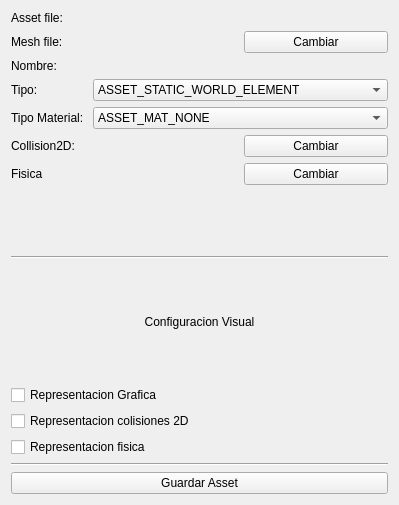
<?xml version="1.0" encoding="UTF-8"?>
<ui version="4.0">
 <class>ConfigAsset</class>
 <widget class="QWidget" name="ConfigAsset">
  <property name="geometry">
   <rect>
    <x>0</x>
    <y>0</y>
    <width>399</width>
    <height>505</height>
   </rect>
  </property>
  <property name="windowTitle">
   <string>ConfigAsset</string>
  </property>
  <layout class="QVBoxLayout" name="verticalLayout_2">
   <item>
    <layout class="QFormLayout" name="formLayout">
     <property name="fieldGrowthPolicy">
      <enum>QFormLayout::AllNonFixedFieldsGrow</enum>
     </property>
     <item row="0" column="0">
      <widget class="QLabel" name="label">
       <property name="text">
        <string>Asset file:</string>
       </property>
      </widget>
     </item>
     <item row="0" column="1">
      <widget class="QLabel" name="assetFilePathLabel">
       <property name="text">
        <string/>
       </property>
      </widget>
     </item>
     <item row="1" column="0">
      <widget class="QLabel" name="label_2">
       <property name="text">
        <string>Mesh file:</string>
       </property>
      </widget>
     </item>
     <item row="1" column="1">
      <layout class="QHBoxLayout" name="horizontalLayout">
       <item>
        <widget class="QLabel" name="meshFileLabel">
         <property name="sizePolicy">
          <sizepolicy hsizetype="Preferred" vsizetype="Preferred">
           <horstretch>0</horstretch>
           <verstretch>0</verstretch>
          </sizepolicy>
         </property>
         <property name="text">
          <string/>
         </property>
        </widget>
       </item>
       <item>
        <widget class="QPushButton" name="loadMeshBtn">
         <property name="text">
          <string>Cambiar</string>
         </property>
        </widget>
       </item>
      </layout>
     </item>
     <item row="2" column="0">
      <widget class="QLabel" name="label_3">
       <property name="text">
        <string>Nombre:</string>
       </property>
      </widget>
     </item>
     <item row="2" column="1">
      <widget class="QLabel" name="nameLabel">
       <property name="text">
        <string/>
       </property>
      </widget>
     </item>
     <item row="3" column="0">
      <widget class="QLabel" name="label_4">
       <property name="text">
        <string>Tipo:</string>
       </property>
      </widget>
     </item>
     <item row="3" column="1">
      <widget class="QComboBox" name="typeComboBox">
       <item>
        <property name="text">
         <string>ASSET_STATIC_WORLD_ELEMENT</string>
        </property>
       </item>
       <item>
        <property name="text">
         <string>ASSET_STATIC_WORLD_FLOOR</string>
        </property>
       </item>
      </widget>
     </item>
     <item row="4" column="0">
      <widget class="QLabel" name="label_5">
       <property name="text">
        <string>Tipo Material: </string>
       </property>
      </widget>
     </item>
     <item row="4" column="1">
      <widget class="QComboBox" name="matTypeComboBox">
       <item>
        <property name="text">
         <string>ASSET_MAT_NONE</string>
        </property>
       </item>
       <item>
        <property name="text">
         <string>ASSET_MAT_METAL</string>
        </property>
       </item>
       <item>
        <property name="text">
         <string>ASSET_MAT_WOOD</string>
        </property>
       </item>
       <item>
        <property name="text">
         <string>ASSET_MAT_ROCK</string>
        </property>
       </item>
       <item>
        <property name="text">
         <string>ASSET_MAT_MEAT</string>
        </property>
       </item>
      </widget>
     </item>
     <item row="5" column="0">
      <widget class="QLabel" name="label_6">
       <property name="toolTip">
        <string>Archivo usado para la representacion de las colisiones 2D</string>
       </property>
       <property name="text">
        <string>Collision2D:</string>
       </property>
      </widget>
     </item>
     <item row="5" column="1">
      <layout class="QHBoxLayout" name="horizontalLayout_2">
       <item>
        <widget class="QLabel" name="coll2DLabel">
         <property name="text">
          <string/>
         </property>
        </widget>
       </item>
       <item>
        <widget class="QPushButton" name="coll2DBtn">
         <property name="text">
          <string>Cambiar</string>
         </property>
        </widget>
       </item>
      </layout>
     </item>
     <item row="6" column="0">
      <widget class="QLabel" name="label_7">
       <property name="toolTip">
        <string>Archivo usado para la representacion de la fisica del objecto</string>
       </property>
       <property name="text">
        <string>Fisica</string>
       </property>
      </widget>
     </item>
     <item row="6" column="1">
      <layout class="QHBoxLayout" name="horizontalLayout_3">
       <item>
        <widget class="QLabel" name="physicsLabel">
         <property name="text">
          <string/>
         </property>
        </widget>
       </item>
       <item>
        <widget class="QPushButton" name="physicsBtn">
         <property name="text">
          <string>Cambiar</string>
         </property>
        </widget>
       </item>
      </layout>
     </item>
    </layout>
   </item>
   <item>
    <layout class="QVBoxLayout" name="verticalLayout">
     <item>
      <widget class="Line" name="line">
       <property name="orientation">
        <enum>Qt::Horizontal</enum>
       </property>
      </widget>
     </item>
     <item>
      <widget class="QLabel" name="label_8">
       <property name="text">
        <string>Configuracion Visual</string>
       </property>
       <property name="alignment">
        <set>Qt::AlignCenter</set>
       </property>
      </widget>
     </item>
     <item>
      <widget class="QCheckBox" name="graphicRepCheckBox">
       <property name="text">
        <string>Representacion Grafica</string>
       </property>
      </widget>
     </item>
     <item>
      <widget class="QCheckBox" name="coll2DRepCheckBox">
       <property name="text">
        <string>Representacion colisiones 2D</string>
       </property>
      </widget>
     </item>
     <item>
      <widget class="QCheckBox" name="physicsRepCheckBox">
       <property name="text">
        <string>Representacion fisica</string>
       </property>
      </widget>
     </item>
     <item>
      <widget class="Line" name="line_2">
       <property name="orientation">
        <enum>Qt::Horizontal</enum>
       </property>
      </widget>
     </item>
     <item>
      <widget class="QPushButton" name="saveAssetBtn">
       <property name="text">
        <string>Guardar Asset</string>
       </property>
      </widget>
     </item>
    </layout>
   </item>
  </layout>
 </widget>
 <resources/>
 <connections/>
</ui>
